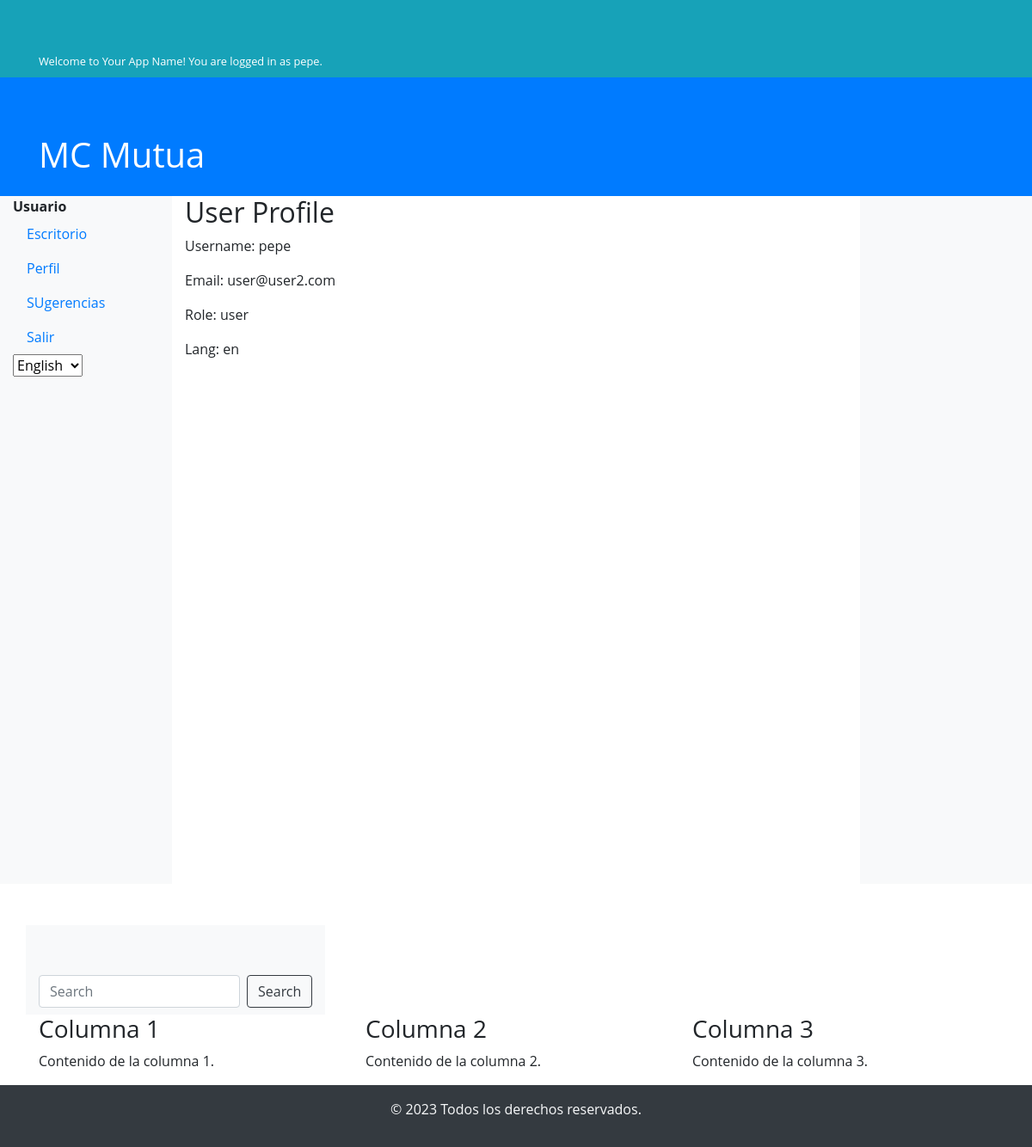
Screenshot of /profile/1 (signed in) with the database file from the repository.
### app/models/user_model.py (models this page shows, shortened)
class User(db.Model, UserMixin):
    id = db.Column(db.Integer, primary_key=True)
    username = db.Column(db.String(50), unique=True, nullable=False)
    email = db.Column(db.String(120), unique=True, nullable=False)
    password = db.Column(db.String(60), nullable=False)
    role = db.Column(db.String(20), default='user')  # Default role is 'user'
    language = db.Column(db.String(5), default='en')  # Add this line for language preference
    created_at = db.Column(db.DateTime, default=datetime.utcnow)
    updated_at = db.Column(db.DateTime, default=datetime.utcnow, onupdate=datetime.utcnow)
    def get_id(self):
        return str(self.id)

### app/controllers/user_controller.py (the view)
@app.route('/profile/<int:user_id>')
@login_required
def user_profile(user_id):
    user = User.query.get_or_404(user_id)
    if current_user.is_authenticated and (current_user == user or current_user.role == 'admin' or current_user.role == 'superadmin'):
        return render_template('user/profile.html', user=user)
    else:
        flash('Permission denied. You can only view your own profile.', 'danger')
        return redirect(url_for('index'))

### app/__init__.py (called while the page is built)
@login_manager.user_loader
def load_user(user_id):
    return User.query.get(int(user_id))

def is_admin():
    return current_user.is_authenticated and current_user.role == 'admin'

### app/templates/user/profile.html
{% extends 'base.html' %}
{% block content %}
    <h2>User Profile</h2>
    <p>Username: {{ current_user.username }}</p>
    <p>Email: {{ current_user.email }}</p>
    <p>Role: {{ current_user.role }}</p>
    <p>Lang: {{current_user.language}}</p>
{% endblock %}

### app/templates/base.html (shortened to what this page needs)
<!DOCTYPE html>
<html lang="en">
<head>
    <link rel="stylesheet" href="https://stackpath.bootstrapcdn.com/bootstrap/4.3.1/css/bootstrap.min.css">
    <link rel="stylesheet" href="{{ url_for('static', filename='css/styles.css') }}">
    <link rel="stylesheet" type="text/css" href="https://cdn.datatables.net/1.11.6/css/jquery.dataTables.css">
</head>
<body>
     <div class="information-bar bg-info text-white p-2">
        <div class="container">
            <small class="mb-0">Welcome to Your App Name! You are logged in as {{ current_user.username }}.</small>
        </div>
    </div>
    <header class="bg-primary text-white py-3">
        <div class="container">
            <h1>MC Mutua</h1>
        </div>
    </header>
    <div class="container-fluid">
        <div class="row content">
            <div class="col-md-2 bg-light">
                {% if current_user.is_authenticated %}
                    <nav class="nav flex-column">
                        <li class="nav-item"><b>Usuario<br /></b>
                            <a class="nav-link" href="/">Escritorio</a>
                        </li>
                        <li class="nav-item">
                            <a class="nav-link" href="{{ url_for('user_profile', user_id=current_user.id) }}">Perfil</a>
                        </li>
                        <li class="nav-item">
                            <a class="nav-link" href="{{ url_for('list_suggestions') }}">SUgerencias</a>
                        </li>
                        <li class="nav-item">
                            <a class="nav-link" href="{{ url_for('logout') }}">Salir</a>
                        </li>
                    </nav>
                    <div class="language-selector">
                        <form action="{{ url_for('set_locale') }}" method="post">
                            <select name="language" onchange="this.form.submit()">
                                <option value="en" {% if g.get('locale', 'en') == 'en' %}selected{% endif %}>English</option>
                            </select>
                    </form>
                </div>
                {% endif %}
            </div>
            <div class="col-md-8">
                {% block content %}{% endblock %}
            </div>
            <div class="col-md-2 bg-light">
            </div>
        </div>
        <div class="container mt-5">
            <div class="row">
                <div class="search-bar bg-light py-2">
                    <div class="container">
                        <form class="form-inline">
                            <input class="form-control mr-sm-2" type="search" placeholder="Search" aria-label="Search">
                            <button class="btn btn-outline-dark my-2 my-sm-0" type="submit">Search</button>
                        </form>
                    </div>
                </div>
            </div>
            <div class="row">
                <div class="col-md-4">
                    <h3>Columna 1</h3>
                    <p>Contenido de la columna 1.</p>
                </div>
                <div class="col-md-4">
                    <h3>Columna 2</h3>
                    <p>Contenido de la columna 2.</p>
                </div>
                <div class="col-md-4">
                    <h3>Columna 3</h3>
                    <p>Contenido de la columna 3.</p>
                </div>
            </div>
        </div>
        <div class="row bg-dark text-light text-center py-3">
            <div class="col-12">
                <p>© 2023 Todos los derechos reservados.</p>
            </div>
        </div>
    </div>
</body>
</html>

### app/static/css/styles.css (style rules this page uses)
html, body { height: 100%; margin: 0; }
body { display: flex; flex-direction: column; }
.row.content { flex: 1; min-height: 100vh; }
body { font-family: 'Open Sans', sans-serif; }
.container { margin-top: 50px; }

### rows the page displays
User: username "pepe", email "user@user2.com", role "user", language "en"
